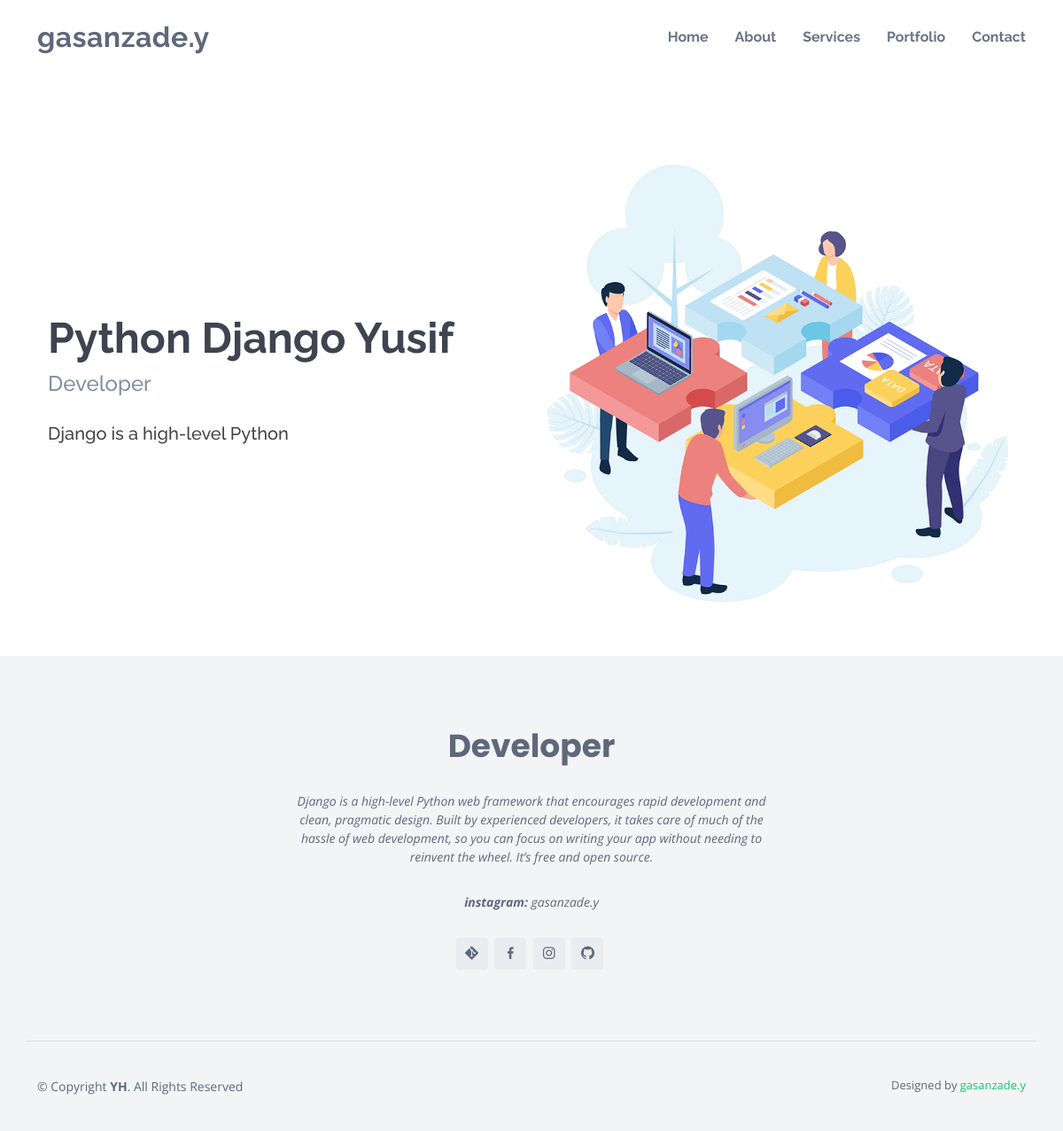
The page / on the database its author committed.
### porto/models.py (models this page shows, shortened)
class Home(models.Model):
    name = models.CharField(max_length=20)
    greetings_1 = models.CharField(max_length=40)
    greetings_2 = models.CharField(max_length=40)
    picture = models.FileField(upload_to='picture/')
    updated = models.DateTimeField(auto_now=True)

### porto/views.py (the view)
# urls.py: path('',views.index,name="index"),
def index(request):
    home = Home.objects.latest('updated')
    context = {
         'home': home
         }
    return render(request, 'index.html',context)

### templates/index.html
{% extends "layout.html" %}
{% load static %}
{% block body %}
    <section id="hero" class="d-flex align-items-center">
    <div class="container">
      <div class="row">
        <div class="col-lg-6 pt-5 pt-lg-0 order-2 order-lg-1 d-flex flex-column justify-content-center">
          <h1>{{ home.name }}</h1>
          <h2>{{ home.greetings_1 }}</h2>
          <h5>{{ home.greetings_2 }}</h5>
        </div>
        <div class="col-lg-6 order-1 order-lg-2 hero-img">
          <img src="{{ home.picture.url }}" class="img-fluid animated" alt="">
        </div>
      </div>
    </div>
  </section>
{% endblock %}

### templates/layout.html (shortened to what this page needs)
<!DOCTYPE html>
{% load static %}
<html lang="en">
<head>
  <link href="{% static 'assets/vendor/bootstrap/css/bootstrap.min.css' %}" rel="stylesheet">
  <link href="{% static 'assets/vendor/bootstrap-icons/bootstrap-icons.css' %}" rel="stylesheet">
  <link href="{% static 'assets/vendor/boxicons/css/boxicons.min.css' %}" rel="stylesheet">
  <link href="{% static 'assets/vendor/glightbox/css/glightbox.min.css' %}" rel="stylesheet">
  <link href="{% static 'assets/vendor/swiper/swiper-bundle.min.css' %}" rel="stylesheet">
  <link href="{% static 'assets/css/style.css' %}" rel="stylesheet">
</head>
<body>
{% include "includes/navbar.html" %}
<div style="margin-top:100px;" class="container">
{% block body %}{% endblock %}
</div>
{% include "includes/footer.html" %}
</body>
</html>

### templates/includes/navbar.html (shortened to what this page needs)
<header id="header" class="fixed-top">
    <div class="container d-flex align-items-center justify-content-between">
      <h1 class="logo"><a href="/">gasanzade.y</a></h1>
      <nav id="navbar" class="navbar">
        <ul>
          <li><a class="nav-link scrollto " href="/">Home</a></li>
          <li><a class="nav-link scrollto" href="/about">About</a></li>
          <li><a class="nav-link scrollto" href="/services">Services</a></li>
          <li><a class="nav-link scrollto " href="/portofilo">Portfolio</a></li>
          <li><a class="nav-link scrollto" href="/contact">Contact</a></li>
        </ul>
      </nav>
    </div>
  </header>

### templates/includes/footer.html
<footer id="footer">
    <div class="footer-top">
      <div class="container">
        <div class="row  justify-content-center">
          <div class="col-lg-6">
            <h3>Developer </h3>
            <p>Django is a high-level Python web framework that encourages rapid development and clean, pragmatic design. Built by experienced developers, it takes care of much of the hassle of web development, so you can focus on writing your app without needing to reinvent the wheel. It’s free and open source.</p>
            <p><b>instagram: </b>gasanzade.y</p>
          </div>
        </div>
        <div class="social-links">
          <a href="#" class="twitter"><i class="bx bxl-git"></i></a>
          <a href="#" class="facebook"><i class="bx bxl-facebook"></i></a>
          <a href="#" class="instagram"><i class="bx bxl-instagram"></i></a>
          <a href="#" class="instagram"><i class="bx bxl-github"></i></a>
        </div>
      </div>
    </div>
    <div class="container footer-bottom clearfix">
      <div class="copyright">
        &copy; Copyright <strong><span>YH</span></strong>. All Rights Reserved
      </div>
      <div class="credits">
        Designed by <a href="https://instagram.com/gasanzade.y">gasanzade.y</a>
      </div>
    </div>
  </footer>

### static/assets/css/style.css (style rules this page uses)
body { font-family: "Open Sans", sans-serif; color: #444444; }
a { color: #14c871; text-decoration: none; }
h1, h2, h3, h4, h5, h6 { font-family: "Raleway", sans-serif; }
#header { background: #fff; transition: all 0.5s; z-index: 997; padding: 20px 0; }
#header .logo { font-size: 32px; margin: 0; padding: 0; line-height: 1; font-weight: 700; letter-spacing: 0.5px; }
#header .logo a { color: #5f687b; }
.navbar { padding: 0; }
.navbar ul { margin: 0; padding: 0; display: flex; list-style: none; align-items: center; }
.navbar li { position: relative; }
.navbar a, .navbar a:focus { display: flex; align-items: center; justify-content: space-between; padding: 10px 0 10px 30px; font-family: "Raleway", sans-serif; font-size: 16px; font-weight: 700; color: #6a7489; white-space: nowrap; transition: 0.3s; }
#hero { width: 100%; height: 80vh; background: #fff; padding-top: 82px; }
#hero h1 { margin: 0; font-size: 48px; font-weight: 700; line-height: 56px; color: #3e4450; }
#hero h2 { color: #858ea1; margin: 10px 0 30px 0; font-size: 24px; }
#hero .animated { animation: up-down 2s ease-in-out infinite alternate-reverse both; }
section { padding: 60px 0; overflow: hidden; }
#footer { background-color: #f3f4f6; color: #5f687b; font-size: 14px; position: relative; }
#footer .footer-top { position: relative; z-index: 2; text-align: center; padding: 80px 0; }
#footer .footer-top h3 { font-size: 36px; font-weight: 700; color: #5f687b; position: relative; font-family: "Poppins", sans-serif; padding-bottom: 0; margin-bottom: 0; }
#footer .footer-top p { font-size: 15; font-style: italic; margin: 30px 0 0 0; padding: 0; }
#footer .footer-top .social-links { margin-top: 30px; }
#footer .footer-top .social-links a { font-size: 18px; display: inline-block; background: #eaecef; color: #5f687b; line-height: 1; padding: 8px 0; margin-right: 4px; border-radius: 4px; text-align: center; width: 36px; height: 36px; transition: 0.3s; }
#footer .footer-bottom { border-top: 1px solid #d9dce2; z-index: 2; position: relative; padding-top: 40px; padding-bottom: 40px; }
#footer .copyright { float: left; }
#footer .credits { float: right; font-size: 13px; }

### rows shown on the page
Home: name "Python Django Yusif", greetings_1 "Developer", greetings_2 "Django is a high-level Python", picture (picture)
